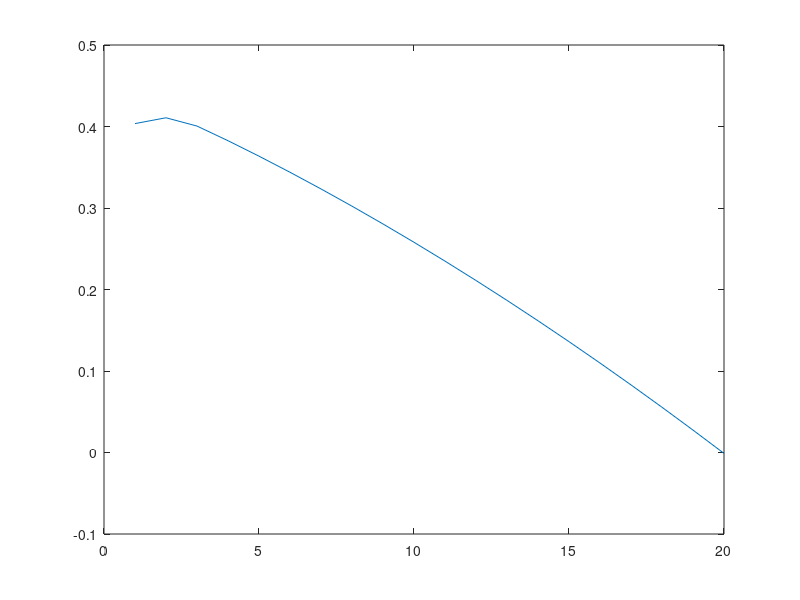

Here is the MATLAB script that generated this plot:
clear
clc

R=38.5;
global C1 C2 C3 C4 C5;
C1=0.22;
C2=116;
C3=0.4;
C4=5;
C5=-12.5;
% 
x=2;
v=10;

for i=1:20
    beta=((i-1)*1);  
    Lamda=x*R/v;
    Lamda_i=1/(1/(Lamda+0.08*beta)-0.035/(beta^3+1));
    Cp(i)=C1*(C2/Lamda_i-C3*beta-C4)*exp(C5/Lamda_i);
end

plot(1:20,Cp)

% figure(2)
% beta=10;
% for i=1:16
%     Lamda=(i-1)*1;  
%     Lamda_i=1/(1/(Lamda+0.08*beta)-0.035/(beta^3+1));
%     Cp(i)=C1*(C2/Lamda_i-C3*beta-C4)*exp(C5/Lamda_i);
% end
% plot(Cp)
